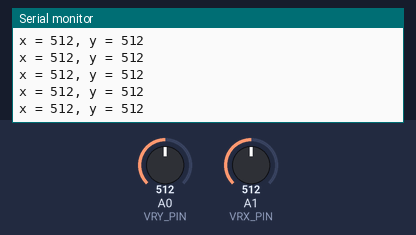
Bench run of a sketch on a simulated Arduino Uno, built with avr-gcc and run on an emulated ATmega328P. Parts: the last lines printed to the serial monitor. The test bench sets the inputs (shaded band); at power-on: A0 (VRY_PIN) = 512, A1 (VRX_PIN) = 512.

Above: at 1.2 s.
1.3 s: A0 (VRY_PIN) set to 716
At 1.56 s:
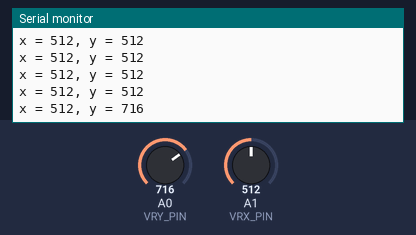
2.8 s: A1 (VRX_PIN) set to 716
At 2.96 s:
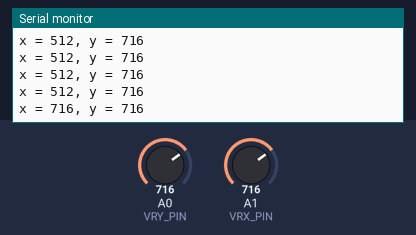
4.3 s: A0 (VRY_PIN) set to 900
At 4.37 s:
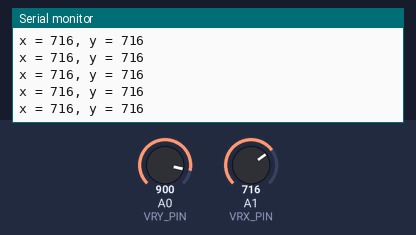
5.8 s: A1 (VRX_PIN) set to 900
At 5.97 s:
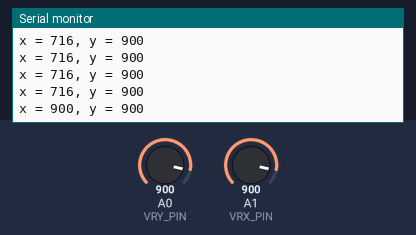
Timing chart, 0 to 8.3 s (numbered marks = the images above; inputs shaded):
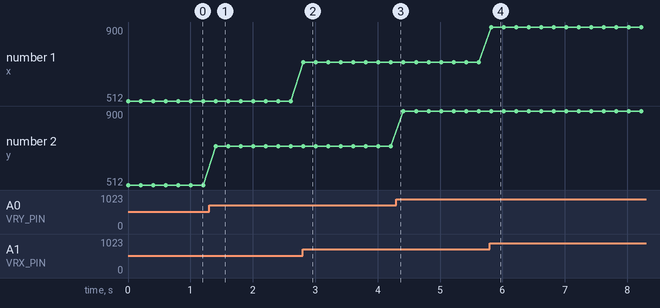

Measured:
- after the input at 1.3 s, the serial monitor: prints a new line after 0.10 s (image 1)
- after the input at 2.8 s, the serial monitor: prints a new line at once (image 2)
- after the input at 5.8 s, the serial monitor: prints a new line at once (image 4)
- plotted number 2: 512 → 716 after the input at 1.3 s, 716 → 900 after the input at 4.3 s

The sketch:

Joysick.ino
```cpp
#define VRX_PIN  A1 // Arduino pin connected to VRX pin
#define VRY_PIN  A0 // Arduino pin connected to VRY pin

int x = 0; // To store value of the X axis
int y = 0; // To store value of the Y axis

void setup() {
  Serial.begin(9600) ;
}

void loop() {
  // read analog X and Y analog values
  x = analogRead(VRX_PIN);
  y = analogRead(VRY_PIN);

  Serial.print("x = ");
  Serial.print(x);
  Serial.print(", y = ");
  Serial.println(y);
  delay(200);
}
```
